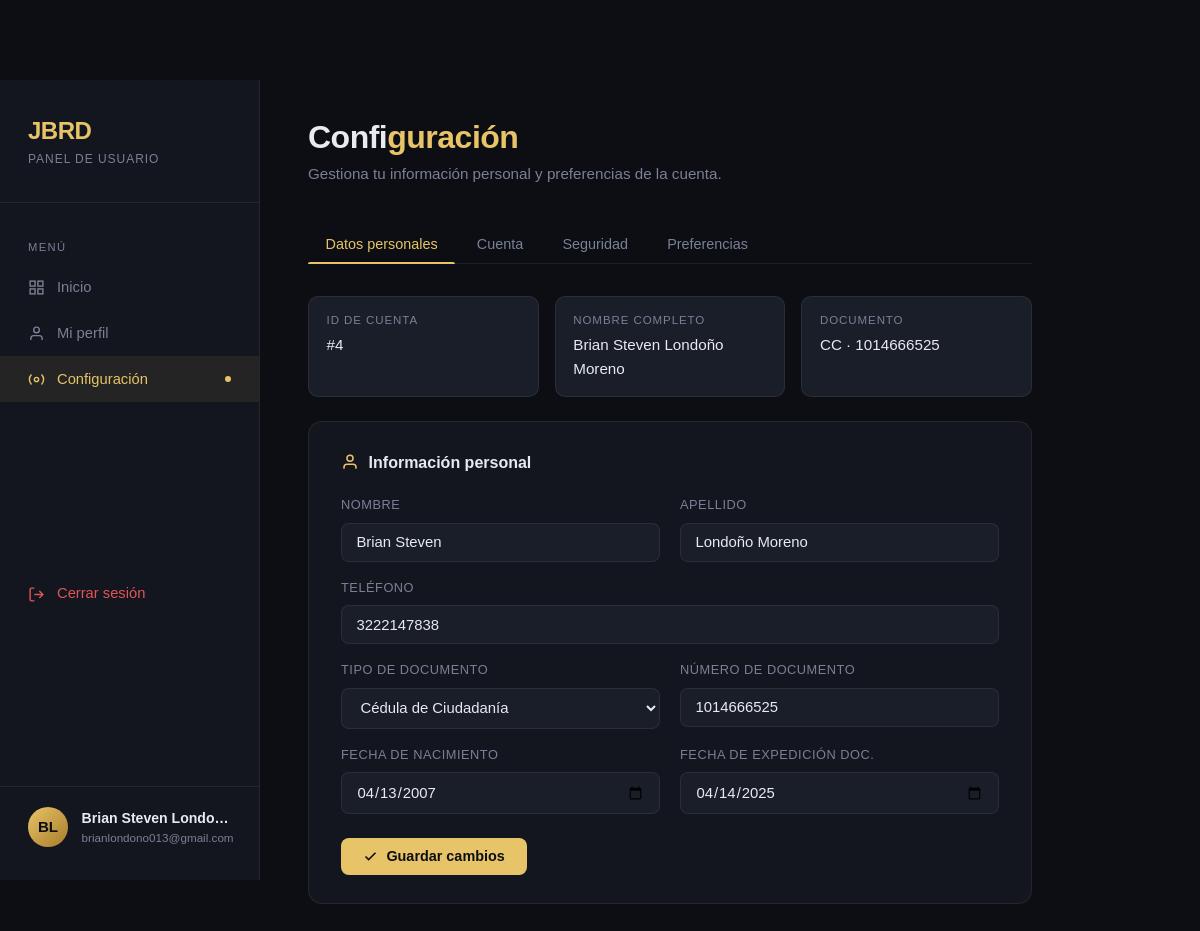
Page /JBRD.1.5/configuracion.php (signed in) on the committed database.
### tables this page shows
CREATE TABLE `cuentas` (
  `id_cuenta` int(11) NOT NULL COMMENT 'Identificador unico de la cuenta',
  `id_usuario` int(11) NOT NULL COMMENT 'Usuario propietario de la cuenta',
  `usuario` varchar(50) NOT NULL COMMENT 'Nombre de usuario (login)',
  `password` varchar(255) NOT NULL COMMENT 'Contraseña encriptada del usuario',
  `creditos` int(11) NOT NULL DEFAULT 100 COMMENT 'Creditos disponibles en la cuenta',
  `experiencia` int(11) NOT NULL DEFAULT 0 COMMENT 'Puntos de experiencia acumulados',
  `estado` tinyint(1) NOT NULL DEFAULT 1 COMMENT 'Estado de la cuenta (1=activa, 0=inactiva)',
  `fecha_registro` datetime NOT NULL DEFAULT current_timestamp() COMMENT 'Fecha de creacion de la cuenta',
  `id_rol` int(11) NOT NULL DEFAULT 1 COMMENT 'Rol asignado a la cuenta'
);

CREATE TABLE `usuarios` (
  `id_usuario` int(11) NOT NULL COMMENT 'Identificador único del usuario',
  `nombre` varchar(50) NOT NULL COMMENT 'Nombre del usuario',
  `apellido` varchar(50) NOT NULL COMMENT 'Apellido del usuario',
  `correo` varchar(100) NOT NULL COMMENT 'Correo electronico del usuario',
  `telefono` varchar(20) DEFAULT NULL COMMENT 'Numero de teléfono de contacto',
  `tipo_documento` varchar(20) NOT NULL COMMENT 'Tipo de documento de identidad (ej. CC, TI, CE)',
  `numero_documento` varchar(30) NOT NULL COMMENT 'Numero del documento de identidad',
  `fecha_nacimiento` date DEFAULT NULL COMMENT 'Fecha de nacimiento del usuario',
  `fecha_expedicion` date DEFAULT NULL COMMENT 'Fecha de expedicion del documento de identidad'
);

### JBRD.1.5/configuracion.php (the view, shortened to what this page needs)
<?php
require_once 'php/conexion.php';
$id_cuenta  = $_SESSION['id_cuenta'];
$stmt = $pdo->prepare("
    SELECT u.*, c.usuario, c.creditos, c.experiencia, c.id_rol
    FROM usuarios u
    JOIN cuentas c ON c.id_usuario = u.id_usuario
    WHERE c.id_cuenta = ?
");
$stmt->execute([$id_cuenta]);
$usuario = $stmt->fetch(PDO::FETCH_ASSOC);
function h($v) { return htmlspecialchars($v ?? '', ENT_QUOTES, 'UTF-8'); }
?>
<!DOCTYPE html>
<html lang="es">
<head>
<link rel="stylesheet" href="CSS/main.css">
</head>
<body>
<div class="page">
  <aside class="sidebar">
    <div class="sidebar-brand">
      <div class="brand-title">JBRD</div>
      <div class="brand-sub">Panel de usuario</div>
    </div>
    <span class="nav-label">Menú</span>
    <a href="index.php" class="nav-link">
      <svg viewBox="0 0 24 24" fill="none" stroke="currentColor" stroke-width="2"><rect x="3" y="3" width="7" height="7"/><rect x="14" y="3" width="7" height="7"/><rect x="14" y="14" width="7" height="7"/><rect x="3" y="14" width="7" height="7"/></svg>
      Inicio
    </a>
    <a href="paginas/perfil.php" class="nav-link">
      <svg viewBox="0 0 24 24" fill="none" stroke="currentColor" stroke-width="2"><path d="M20 21v-2a4 4 0 0 0-4-4H8a4 4 0 0 0-4 4v2"/><circle cx="12" cy="7" r="4"/></svg>
      Mi perfil
    </a>
    <a href="configuracion.php" class="nav-link active">
      <svg viewBox="0 0 24 24" fill="none" stroke="currentColor" stroke-width="2"><circle cx="12" cy="12" r="3"/><path d="M19.07 4.93A10 10 0 0 1 22 12a10 10 0 0 1-2.93 7.07M4.93 4.93A10 10 0 0 0 2 12a10 10 0 0 0 2.93 7.07"/></svg>
      Configuración
      <span class="dot"></span>
    </a>
    <a href="php/cerrar_sesion.php" class="nav-link" style="color:var(--danger); margin-top:auto;">
      <svg viewBox="0 0 24 24" fill="none" stroke="currentColor" stroke-width="2"><path d="M9 21H5a2 2 0 0 1-2-2V5a2 2 0 0 1 2-2h4"/><polyline points="16 17 21 12 16 7"/><line x1="21" y1="12" x2="9" y2="12"/></svg>
      Cerrar sesión
    </a>
    <div class="sidebar-footer">
      <div class="avatar-row">
        <div class="avatar"><?= strtoupper(substr($usuario['nombre'] ?? 'U', 0, 1) . substr($usuario['apellido'] ?? '', 0, 1)) ?></div>
        <div class="avatar-info">
          <div class="avatar-name"><?= h(($usuario['nombre'] ?? '') . ' ' . ($usuario['apellido'] ?? '')) ?></div>
          <div class="avatar-role"><?= h($usuario['correo'] ?? '') ?></div>
        </div>
      </div>
    </div>
  </aside>
  <main class="main">
    <div class="page-header">
      <h1>Confi<span>guración</span></h1>
      <p>Gestiona tu información personal y preferencias de la cuenta.</p>
    </div>
    <div class="tabs">
      <button class="tab-btn active" data-tab="personal">Datos personales</button>
      <button class="tab-btn" data-tab="cuenta">Cuenta</button>
      <button class="tab-btn" data-tab="seguridad">Seguridad</button>
      <button class="tab-btn" data-tab="preferencias">Preferencias</button>
    </div>
    <div class="tab-panel active" id="tab-personal">
      <div class="info-grid">
        <div class="info-item">
          <div class="lbl">ID de cuenta</div>
          <div class="val">#<?= h($id_cuenta) ?></div>
        </div>
        <div class="info-item">
          <div class="lbl">Nombre completo</div>
          <div class="val"><?= h(($usuario['nombre'] ?? '') . ' ' . ($usuario['apellido'] ?? '')) ?></div>
        </div>
        <div class="info-item">
          <div class="lbl">Documento</div>
          <div class="val"><?= h(($usuario['tipo_documento'] ?? '') . ' · ' . ($usuario['numero_documento'] ?? '')) ?></div>
        </div>
      </div>
      <div class="card">
        <div class="card-title">
          <svg width="18" height="18" viewBox="0 0 24 24" fill="none" stroke="currentColor" stroke-width="2"><path d="M20 21v-2a4 4 0 0 0-4-4H8a4 4 0 0 0-4 4v2"/><circle cx="12" cy="7" r="4"/></svg>
          Información personal
        </div>
        <form method="POST">
          <div class="form-grid">
            <div class="field">
              <label>Nombre</label>
              <input type="text" name="nombre" value="<?= h($usuario['nombre'] ?? '') ?>" required maxlength="50">
            </div>
            <div class="field">
              <label>Apellido</label>
              <input type="text" name="apellido" value="<?= h($usuario['apellido'] ?? '') ?>" required maxlength="50">
            </div>
            <div class="field full">
              <label>Teléfono</label>
              <input type="tel" name="telefono" value="<?= h($usuario['telefono'] ?? '') ?>" maxlength="20" placeholder="Ej: +57 300 000 0000">
            </div>
            <div class="field">
              <label>Tipo de documento</label>
              <select name="tipo_documento">
                <?php
                $tipos = ['CC' => 'Cédula de Ciudadanía', 'CE' => 'Cédula de Extranjería', 'PA' => 'Pasaporte', 'NIT' => 'NIT', 'TI' => 'Tarjeta de Identidad'];
                foreach ($tipos as $val => $lbl):
                    $sel = (($usuario['tipo_documento'] ?? '') === $val) ? 'selected' : '';
                ?>
                <option value="<?= h($val) ?>" <?= $sel ?>><?= h($lbl) ?></option>
                <?php endforeach; ?>
              </select>
            </div>
            <div class="field">
              <label>Número de documento</label>
              <input type="text" name="numero_documento" value="<?= h($usuario['numero_documento'] ?? '') ?>" maxlength="30">
            </div>
            <div class="field">
              <label>Fecha de nacimiento</label>
              <input type="date" name="fecha_nacimiento" value="<?= h($usuario['fecha_nacimiento'] ?? '') ?>">
            </div>
            <div class="field">
              <label>Fecha de expedición doc.</label>
              <input type="date" name="fecha_expedicion" value="<?= h($usuario['fecha_expedicion'] ?? '') ?>">
            </div>
          </div>
          <div class="form-actions">
            <button type="submit" class="btn btn-primary">
              <svg width="15" height="15" viewBox="0 0 24 24" fill="none" stroke="currentColor" stroke-width="2.5"><polyline points="20 6 9 17 4 12"/></svg>
              Guardar cambios
            </button>
          </div>
        </form>
      </div>
    </div>
  </main>
</div>
</body>
</html>

### JBRD.1.5/css/main.css (style rules this page uses)
*, *::before, *::after { margin: 0; padding: 0; box-sizing: border-box; }
:root { --bg: #05070a; --bg-2: #0a0e15; --panel: rgba(255,255,255,0.04); --panel-2: rgba(255,255,255,0.07); --border: rgba(0,195,255,0.15); --border-2: rgba(0,195,255,0.30); --primary: #00c3ff; --primary-2: #0077ff; --text: #f3f4f6; --muted: #9ca3af; --danger: #ff4d4d; }
html { scroll-behavior: smooth; }
body { font-family: "Segoe UI", Arial, sans-serif; background: var(--bg); color: var(--text); overflow-x: hidden; padding-top: 80px; }
a { text-decoration: none; color: inherit; }
.btn-primary { background: linear-gradient(135deg, var(--primary), var(--primary-2)); color: #000; font-weight: 600; padding: 10px 22px; border-radius: 999px; border: none; cursor: pointer; font-size: 14px; transition: opacity 0.2s, transform 0.15s, box-shadow 0.2s; display: inline-block; }

### rows in the picture
cuentas: id_usuario.apellido "BL", id_usuario.apellido "Brian Steven Londo…", id_usuario.correo "brianlondono013@gmail.com", id_usuario.apellido "Brian Steven Londoño Moreno", id_usuario.numero_documento "CC · 1014666525", nombre "Brian Steven", apellido "Londoño Moreno", telefono "3222147838", numero_documento "1014666525", fecha_nacimiento "04/13/2007", fecha_expedicion "04/14/2025"

### other values in the picture
$id_cuenta "4"
form field tipo_documento "Cédula de Ciudadanía"
